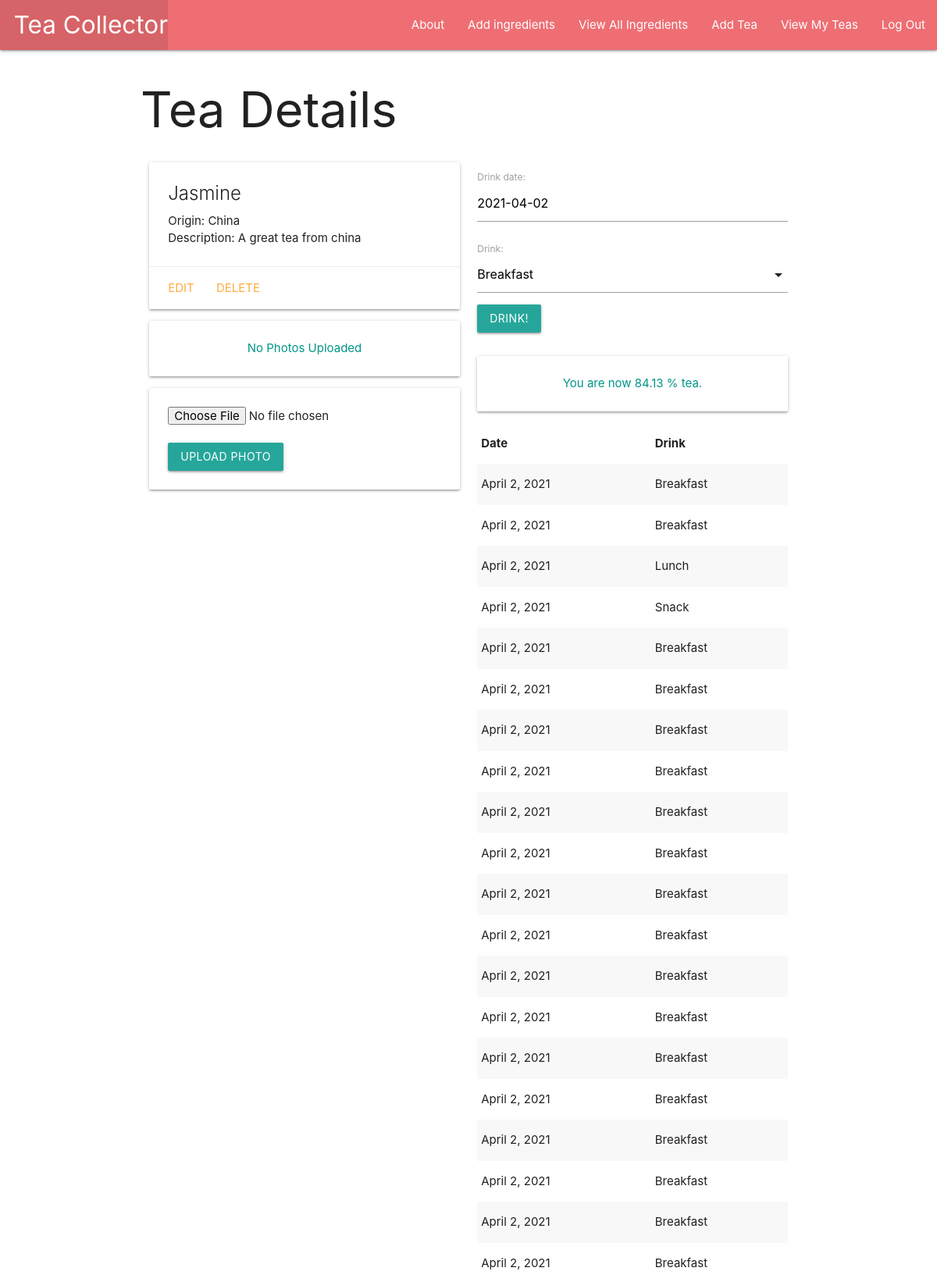
Page /teas/4/ (signed in, upper part) on the committed database.
### main_app/models.py (models this page shows, shortened)
class Tea(models.Model):
    name = models.CharField(max_length=30)
    origin = models.CharField(max_length=30)
    description = models.TextField(max_length=250)
    tea_type = models.ManyToManyField(Tea_Type)
    ingredients = models.ManyToManyField(Ingredients)
    user = models.ForeignKey(User, on_delete=models.CASCADE)
    def drinks(self):
        return self.drink_set.filter(date=date.today()).count()
    def getPercentage(self):
        count = self.drink_set.filter(date=date.today()).count()
        return round(count / (count+10) * 100, 2)

class Drink(models.Model):
    date = models.DateField('drink date')
    drink = models.CharField(
        max_length=1,
        choices=DRINKS,
        default=DRINKS[0][0]
    )
    tea = models.ForeignKey(Tea, on_delete=models.CASCADE)
    class Meta:
        ordering = ['-date']

### main_app/views.py (the view)
# urls.py: path('teas/<int:pk>/', views.tea, name="detail"),
@login_required
def tea(request, pk):
    tea = Tea.objects.get(id=pk)
    missing_ingredients = Ingredients.objects.exclude(id__in=tea.ingredients.all().values_list("id"))
    drink_form = DrinkForm()
    return render(request, "teas/detail.html", {
        "title": tea.name,
        "tea": tea,
        "drink_form": drink_form,
        "ingredients": missing_ingredients
    })

### main_app/forms.py
class DrinkForm(ModelForm):
    class Meta:
        model = Drink
        fields = ["date", "drink"]

### main_app/templates/teas/detail.html (shortened to what this page needs)
{% extends 'base.html' %}
{% block content %}
<h1>Tea Details</h1>
<div class="row">
  <div class="col s6">
    <div class="card">
      <div class="card-content">
        <span class="card-title">{{ tea.name }}</span>
        <p>Origin: {{ tea.origin }}</p>
        <p>Description: {{ tea.description }}</p>
      </div>
      <div class="card-action">
        <a href="{% url 'teas_update' tea.id %}">Edit</a>
        <a href="{% url 'teas_delete' tea.id %}">Delete</a>
      </div>
    </div>
    {% for photo in tea.photo_set.all %}
      <img class="responsive-img card-panel" src="{{photo.url}}">
    {% empty %}
      <div class="card-panel teal-text center-align">No Photos Uploaded</div>
    {% endfor %}
    <form action="{% url 'add_photo' tea.id %}" enctype="multipart/form-data" method="POST" class="card-panel">
      <input type="file" name="photo-file">
      <br><br>
      <input type="submit" class="btn" value="Upload Photo">
    </form>
  </div>
  <div class="col s6">
    <form action="{% url 'add_drink' tea.id %}" method="post">
      {{ drink_form.as_p }}
      <input type="submit" class="btn" value="Drink!">
    </form>
    <br>
    {% if tea.drinks > 10 %}
      <div class="card-panel teal-text center-align">You are now {{tea.getPercentage}} % tea.</div>
    {% elif tea.drinks > 7 %}
      <div class="card-panel teal-text center-align">You should pee...</div>
    {% elif tea.drinks > 5 %}
      <div class="card-panel red-text center-align">Woah slow down tiger.</div>
    {% elif tea.drinks > 1 %}
      <div class="card-panel red-text center-align">Drink some more {{tea.name}}!</div>
    {% elif tea.drinks <= 1 %}
      <div class="card-panel red-text center-align">Drink some {{tea.name}}!</div>
    {% endif %}
    <table class="striped">
      <thead>
        <tr><th>Date</th><th>Drink</th></tr>
      </thead>
      <tbody>
        {% for drink in tea.drink_set.all %}
          <tr>
            <td>{{drink.date}}</td>
            <td>{{drink.get_drink_display}}</td>
          </tr>
        {% endfor %}
      </tbody>
    </table>
  </div>
</div>
{% endblock %}

### main_app/static/css/style.css (style rules this page uses)
body { display: flex; min-height: 100vh; flex-direction: column; }

### rows in the picture
Tea: name "Jasmine", origin "China", description "A great tea from china", getPercentage "84.13"
Drink: date "April 2, 2021", drink "Breakfast"
Drink: date "April 2, 2021", drink "Breakfast"
Drink: date "April 2, 2021", drink "Lunch"
Drink: date "April 2, 2021", drink "Snack"
Drink: date "April 2, 2021", drink "Breakfast"
Drink: date "April 2, 2021", drink "Breakfast"
Drink: date "April 2, 2021", drink "Breakfast"
Drink: date "April 2, 2021", drink "Breakfast"
Drink: date "April 2, 2021", drink "Breakfast"
Drink: date "April 2, 2021", drink "Breakfast"
Drink: date "April 2, 2021", drink "Breakfast"
Drink: date "April 2, 2021", drink "Breakfast"
Drink: date "April 2, 2021", drink "Breakfast"
Drink: date "April 2, 2021", drink "Breakfast"
Drink: date "April 2, 2021", drink "Breakfast"
Drink: date "April 2, 2021", drink "Breakfast"
Drink: date "April 2, 2021", drink "Breakfast"
Drink: date "April 2, 2021", drink "Breakfast"
Drink: date "April 2, 2021", drink "Breakfast"
Drink: date "April 2, 2021", drink "Breakfast"
